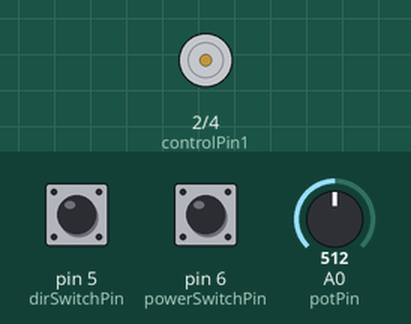
A sketch run on a simulated Arduino Uno, built with avr-gcc and run on an emulated ATmega328P. Parts: motor-driver pin pairs drawn as motors (green arrow = first pin HIGH = forward, orange = second pin HIGH = backward, longer = more drive, scaled by the enable pin). The test bench sets the inputs (shaded band); at power-on: pin 5 (dirSwitchPin) LOW, pin 6 (powerSwitchPin) LOW, A0 (potPin) = 512. What the sketch prints to the serial monitor is not drawn.

Above: at 1.2 s.
1.3 s: pin 5 (dirSwitchPin) pulled HIGH for 0.15 s
2.9 s: pin 6 (powerSwitchPin) pulled HIGH for 0.15 s
At 4.1 s:
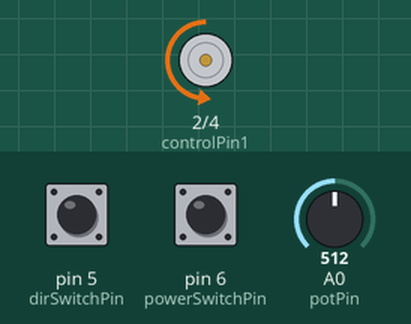
4.5 s: A0 (potPin) set to 122
At 5.6 s:
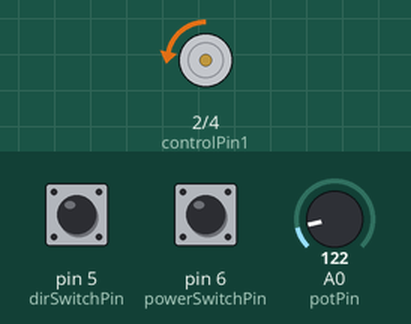
6.0 s: A0 (potPin) set to 716
At 6.4 s:
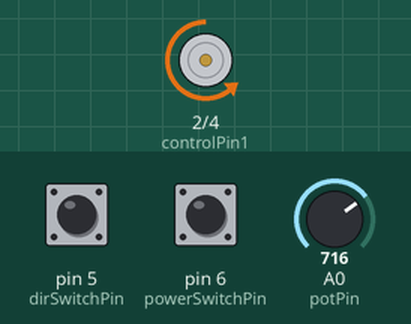
7.5 s: pin 5 (dirSwitchPin) pulled HIGH for 1 s
At 8.0 s:
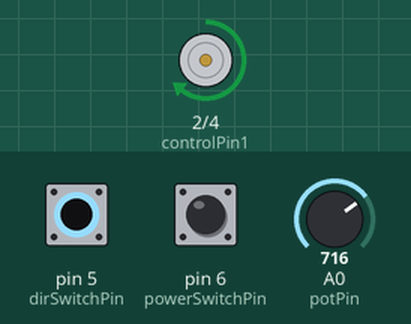
10.0 s: A0 (potPin) set to 306
At 10.6 s:
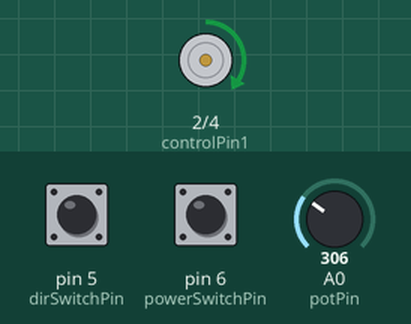
Timing chart, 0 to 12.5 s (numbered marks = the images above; inputs shaded):
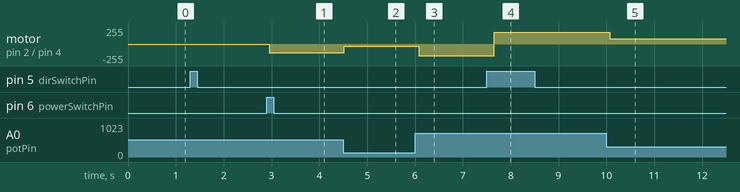

Measured:
- after the input at 2.9 s, motor on pin 2 (controlPin1) / pin 4 (controlPin2): stopped → backward 128/255 after 0.05 s
- after the input at 4.5 s, motor on pin 2 (controlPin1) / pin 4 (controlPin2): backward 128/255 → backward 30/255 at once
- after the input at 6.0 s, motor on pin 2 (controlPin1) / pin 4 (controlPin2): backward 30/255 → backward 179/255 after 0.07 s
- after the input at 7.5 s, motor on pin 2 (controlPin1) / pin 4 (controlPin2): backward 179/255 → forward 179/255 after 0.15 s
- after the input at 10.0 s, motor on pin 2 (controlPin1) / pin 4 (controlPin2): forward 179/255 → forward 76/255 after 0.07 s

The sketch:

_10_zoetrope.ino
```cpp
const int controlPin1 = 2;
const int controlPin2 = 4;
const int enablePin = 3;
const int dirSwitchPin = 5;
const int powerSwitchPin = 6;
const int potPin = A0;

int dirSwitchState = 0;
int dirSwitchState_prev = 0;
int powerSwitchState = 0;
int powerSwitchState_prev = 0;

int motorEnabled = 0;
int motorSpeed = 0;
int motorDir = 1;

void setup() {
  Serial.begin(9600);
  pinMode(controlPin1, OUTPUT);
  pinMode(controlPin2, OUTPUT);
  pinMode(enablePin, OUTPUT);
  pinMode(dirSwitchPin, INPUT);
  pinMode(powerSwitchPin, INPUT);
  digitalWrite(enablePin, LOW);
}

void loop() {
  powerSwitchState = digitalRead(powerSwitchPin);
  delay(1);
  dirSwitchState = digitalRead(dirSwitchPin);
  motorSpeed = analogRead(potPin)/4;

  if(powerSwitchState != powerSwitchState_prev){
    if(powerSwitchState == HIGH){
      motorEnabled = !motorEnabled;
      Serial.println("--POWER--");
    }
  }
  if(dirSwitchState != dirSwitchState_prev){
    if(dirSwitchState == HIGH){
      motorDir = !motorDir;
      Serial.println("---DIR---");
    }
  }

  if(motorDir == 1){
    digitalWrite(controlPin1, HIGH);
    digitalWrite(controlPin2, LOW);
  }
  else{
    digitalWrite(controlPin1, LOW);
    digitalWrite(controlPin2, HIGH);
  }

  if(motorEnabled == 1)
    analogWrite(enablePin, motorSpeed);
  else
    analogWrite(enablePin, 0);

  dirSwitchState_prev = dirSwitchState;
  powerSwitchState_prev = powerSwitchState;

  Serial.print("motorEnabled: ");
  Serial.print(motorEnabled);
  Serial.print("\t motorSpeed: ");
  Serial.print(motorSpeed);
  Serial.print("\t motorDir: ");
  Serial.print(motorDir);
  Serial.print("\t dirSwitchState: ");
  Serial.print(dirSwitchState);
  Serial.print("\t dirSwitchState_prev: ");
  Serial.print(dirSwitchState_prev);
  Serial.print("\t powerSwitchState: ");
  Serial.print(powerSwitchState);
  Serial.print("\t powerSwitchState_prev: ");
  Serial.println(powerSwitchState_prev);
}
```
